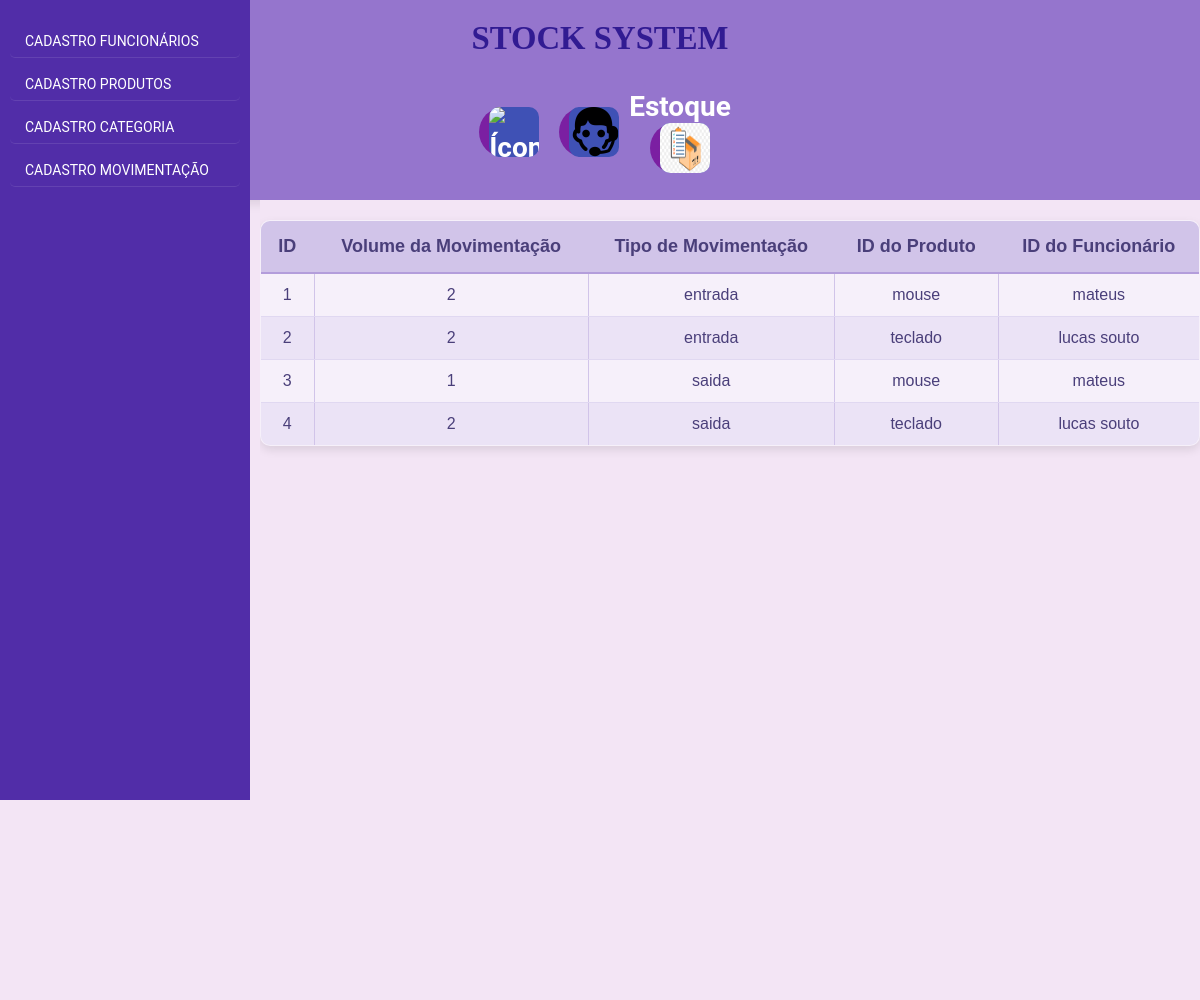
Before: /listar_movimentacoes with the older database file.
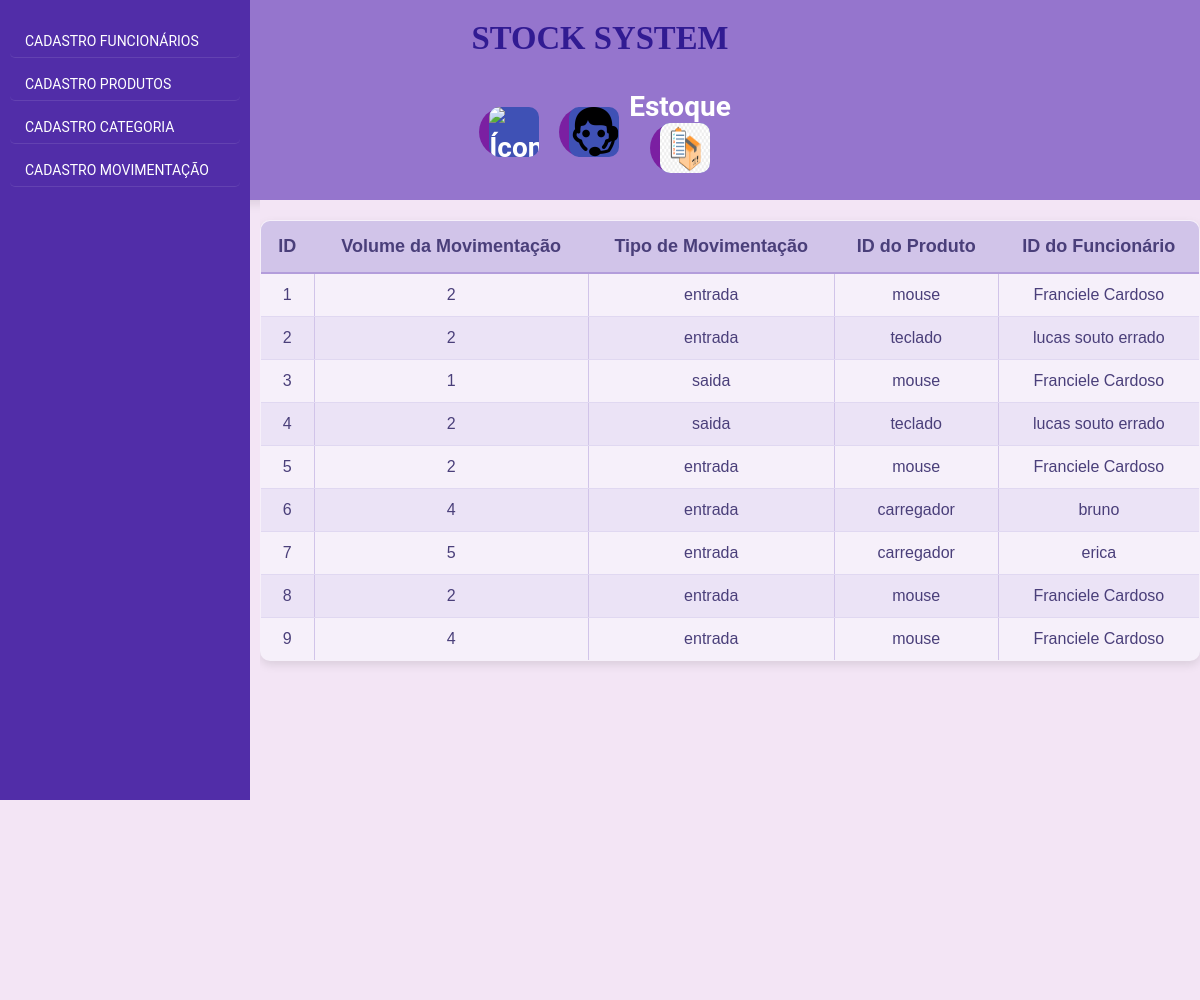
After: the same page with the newer database file.
### models.py (models this page shows, shortened)
class Movimentacao(Base):
    __tablename__ = 'movimentacao'
    id = Column(Integer, primary_key=True)
    volume_movimentacao = Column(Integer, nullable=False)
    atividade = Column(String(10), nullable=False, index=True)  # 'entrada' ou 'saida'
    produto_movimentado = Column(Integer, ForeignKey('produto.id'), nullable=False)
    funcionario_movimentado = Column(Integer, ForeignKey('funcionario.id'), nullable=False)
    movimentacao_produto = relationship(Produto, backref='movimentacoes')
    movimentacao_funcionario = relationship(Funcionario, backref='movimentacoes')
    def __repr__(self):
        return '<Movimentacao: id: {} atividade: {} volume_movimentacao: {} produto: {} funcionário: {}>'.format(
            self.id,
            self.atividade,
            self.volume_movimentacao,
            self.produto_movimentado,
            self.funcionario_movimentado
        )

class Produto(Base):
    __tablename__ = 'produto'
    id = Column(Integer, primary_key=True)
    nome = Column(String(40), nullable=False, index=True)
    descricao = Column(String(80), nullable=False, index=True, )
    quantidade_produto = Column(Integer, nullable=False, )
    preco = Column(Float, nullable=False, index=True)
    categoria_id = Column(String, ForeignKey('categoria.id'))
    def __repr__(self):
        return ('<Produto: nome: {} descricao: {}  preço: {}'
                ' categoria_id:{} quantidade_produto: {}>'.format(self.nome, self.descricao,
                                                                  self.preco,
                                                                  self.categoria_id, self.quantidade_produto))

class Funcionario(Base):
    __tablename__ = 'funcionario'
    nome = Column(String(40), nullable=False, index=True)
    id = Column(Integer, primary_key=True, unique=True)
    cpf = Column(String(11), nullable=False, index=True, unique=True)
    salario = Column(String, nullable=False, index=False)
    def __repr__(self):
        return ('<Funcionario: nome: {}  cpf: {}  salario: {}>'.
                format(self.nome, self.cpf, self.salario
                       ))

### app.py (the view)
@app.route('/listar_movimentacoes')
def movimentacao():
    sql_mov = (select(Movimentacao, Produto, Funcionario).join(Produto, Movimentacao.produto_movimentado == Produto.id)
               .join(Funcionario, Movimentacao.funcionario_movimentado == Funcionario.id))
    resultado_mov = db_session.execute(sql_mov).fetchall()
    print(resultado_mov)
    return render_template('movimentacao.html', movimentacoes=resultado_mov)

### templates/movimentacao.html (shortened to what this page needs)
{% extends 'template.html' %}
{% block conteudo %}
<table border="1">
    <thead>
    <tr>
        <th>ID</th>
        <th>Volume da Movimentação</th>
        <th>Tipo de Movimentação</th>
        <th>ID do Produto</th>
        <th>ID do Funcionário</th>
    </tr>
    </thead>
    <tbody>
    {% for m, p,f in movimentacoes %}
    <tr>
        <td>{{ m.id }}</td>
        <td>{{ m.volume_movimentacao }}</td>
        <td>{{ m.atividade }}</td>
        <td>{{ p.nome }}</td>
        <td>{{ f.nome }}</td>
    </tr>
    {% endfor %}
    </tbody>
</table>
{% endblock conteudo %}

### templates/template.html (shortened to what this page needs)
<!doctype html>
<html lang="pt-BR">
<head>
    <link rel="stylesheet" href="/static/template.css">
</head>
<body>
<header>
    <h3><strong>STOCK SYSTEM</strong></h3><br>
    <div class="lista">
        <div class="produto">
            <a href="{{url_for('home')}}" class="imagem_template">
                <img class="caracteristicas" src="/static/home.webp" alt="Ícone da casa">
            </a>
        </div>
        <div class="produto">
            <a href="{{url_for('suporte')}}" class="imagem_template">
                <img class="caracteristicas" src="/static/suporte.png" alt="Ícone da casa">
            </a>
        </div>
        <div class="produto">
            <p> Estoque</p>
            <a href="{{url_for('estoque')}}" class="imagem_template">
                <img class="caracteristicas" src="/static/estoque.png" alt="Ícone da casa">
            </a>
        </div>
    </div>
</header>
<div class="container">
    <nav>
        <a href="{{url_for('criar_funcionario')}}"> CADASTRO FUNCIONÁRIOS</a>
        <a href="{{url_for('criar_produto')}}"> CADASTRO PRODUTOS</a>
        <a href="{{url_for('criar_categoria')}}"> CADASTRO CATEGORIA</a>
        <a href="{{url_for('criar_movimentacao')}}"> CADASTRO MOVIMENTAÇÃO</a>
    </nav>
    <main>
        {% block conteudo %}
        {% endblock %}
    </main>
</div>
</body>
</html>

### static/template.css (style rules this page uses)
* { margin: 0; padding: 0; box-sizing: border-box; }
html, body { height: 100%; font-family: 'Arial', sans-serif; background-color: #f3e5f5; color: #333; }
a { color: #7b1fa2; text-decoration: none; transition: color 0.3s; }
header { background-color: #9575cd; padding: 20px; text-align: center; font-size: 28px; font-weight: bold; color: #ffffff; box-shadow: 0 4px 10px rgba(0, 0, 0, 0.1); }
body { display: flex; flex-direction: column; }
nav { background-color: #512da8; width: 250px; height: 100vh; position: fixed; top: 0; left: 0; padding-top: 20px; overflow-y: auto; display: flex; flex-direction: column; }
nav a { display: block; padding: 15px 20px; font-size: 18px; color: white; border-bottom: 2px solid rgba(255, 255, 255, 0.2); transition: background-color 0.3s; }
main { flex: 1; padding: 20px; margin-left: 250px; background-color: white; overflow-y: auto; }
.imagem_template { display: inline-block; border-radius: 50%; height: 50px; width: 50px; background-color: #7b1fa2; text-align: left; line-height: 50px; color: white; margin-right: 20px; margin-left: 10px; }
.caracteristicas { display: inline-block; height: 50px; width: 50px; margin-left: 10px; background-color: #3f51b5; border-radius: 10px; text-align: right; line-height: 50px; color: white; float: left; margin-bottom: 10px; }
main { flex: 1; padding: 0; margin-left: 260px; background-color: #f3e5f5; height: 100vh; }
header { display: flex; flex-direction: column; justify-content: center; align-items: center; background-color: #9575cd; padding: 20px; font-size: 28px; font-weight: bold; color: #ffffff; box-shadow: 0 4px 10px rgba(0, 0, 0, 0.1); }
header img { margin: 0 10px; }
.lista { display: flex; width: 100%; justify-content: center; align-items: center; }
nav a { display: block; padding: 8px 15px; font-size: 14px; color: white; border-bottom: 1px solid rgba(255, 255, 255, 0.1); transition: background-color 0.3s; margin: 5px 10px; border-radius: 5px; }
html, body { font-family: 'Roboto', sans-serif; background-color: #f3e5f5; color: #333; }
h2, h3 { font-family: 'Merriweather', serif; color: #311b92; }
table { width: 100%; border-collapse: collapse; margin: 20px 0; font-size: 16px; font-family: 'Arial', sans-serif; background-color: #f6f0fa; border-radius: 10px; overflow: hidden; box-shadow: 0 4px 10px rgba(0, 0, 0, 0.1); }
thead { background-color: #d1c4e9; color: #4a3f7a; font-weight: bold; }
thead th { padding: 15px; text-align: center; font-size: 18px; border-bottom: 2px solid #b39ddb; }
tbody tr { border-bottom: 1px solid #e0d8f1; transition: background-color 0.2s ease; }
tbody tr:nth-child(even) { background-color: #ebe3f6; }
tbody td { padding: 12px 15px; text-align: center; color: #4a3f7a; }
table { border: 1px solid #d1c4e9; }

Changed rows visible on the page:
changed through a linked row, Movimentacao id 1: nome "mateus" → "Franciele Cardoso"
changed through a linked row, Movimentacao id 2: nome "lucas souto" → "lucas souto errado"
changed through a linked row, Movimentacao id 3: nome "mateus" → "Franciele Cardoso"
changed through a linked row, Movimentacao id 4: nome "lucas souto" → "lucas souto errado"
added Movimentacao: id "5", volume_movimentacao "2", atividade "entrada", nome "mouse", nome "Franciele Cardoso"
added Movimentacao: id "6", volume_movimentacao "4", atividade "entrada", nome "carregador", nome "bruno"
added Movimentacao: id "7", volume_movimentacao "5", atividade "entrada", nome "carregador", nome "erica"
added Movimentacao: id "8", volume_movimentacao "2", atividade "entrada", nome "mouse", nome "Franciele Cardoso"
added Movimentacao: id "9", volume_movimentacao "4", atividade "entrada", nome "mouse", nome "Franciele Cardoso"
